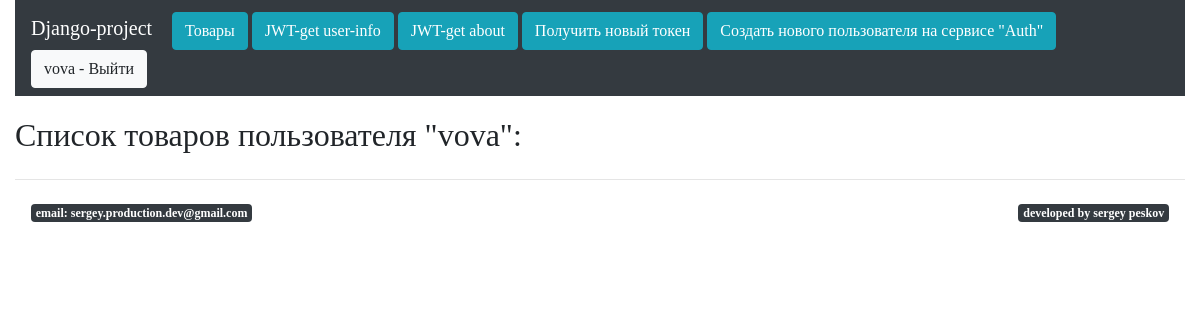
The app's page /product/ofUser/1/, older data.
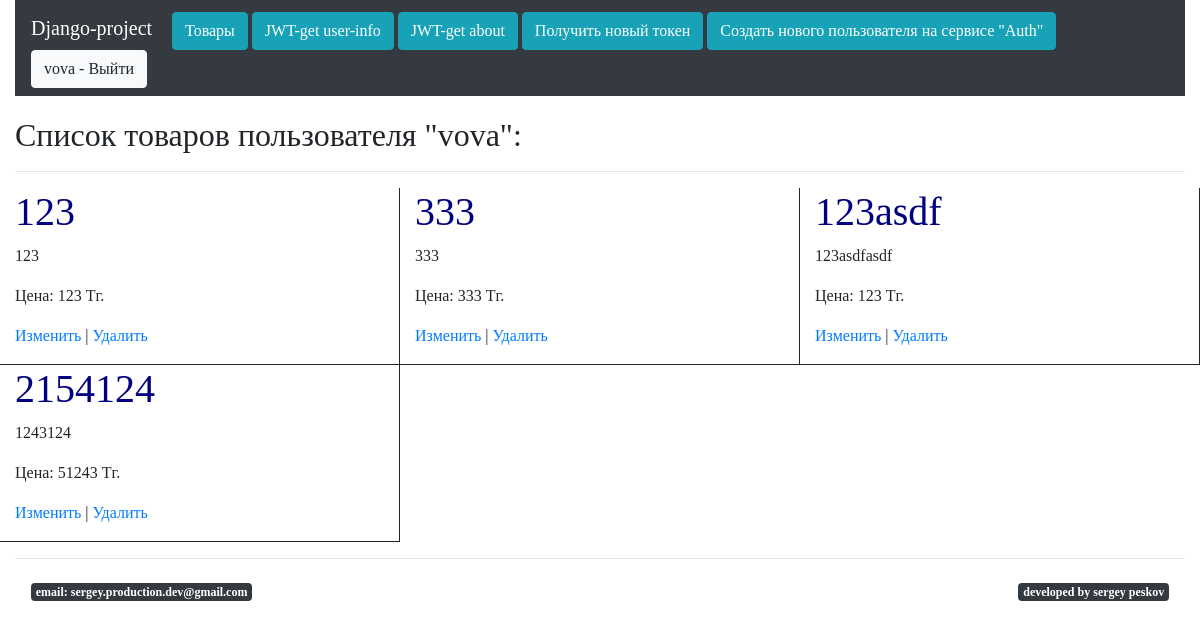
The same page, newer data.
### firstapp/models.py (models this page shows)
class Product(models.Model):
    user = models.ForeignKey(
            settings.AUTH_USER_MODEL,
            on_delete=models.CASCADE)
    name = models.CharField(max_length=20)
    description = models.CharField(max_length=300)
    price = models.IntegerField()

### firstapp/views.py (the view)
# urls.py: path('ofUser/<int:userId>/', views.ofUser),
def ofUser(request, userId):
    user = User.objects.get(id=userId)
    products = user.product_set.all()
    return render(
            request,
            "firstapp/ofUser.html",
            {"products": products, "user": user})

### templates/firstapp/ofUser.html (shortened to what this page needs)
{% extends "layouts/base.html" %}
{% block content %}
<h2>Список товаров пользователя "{{user.username}}":</h2>
{% if products.count > 0 %}
<hr />
    <div class="row">
        {% for product in products %}
        <div class="col-4 product">
            <h1>{{ product.name }}</h1>
            <p>{{ product.description }}</p>
            <p>Цена: {{ product.price }} Тг.</p>
            <p><a href="/product/update/{{ product.id }}">Изменить</a> | <a href="/product/delete/{{ product.id }}">Удалить</a></p>
        </div>
        {% endfor %}
    </div>
{% endif %}
{% endblock content %}

Row changes from the older to the newer data that the page shows:
added Product: name "123", description "123", price "123"
added Product: name "333", description "333", price "333"
added Product: name "123asdf", description "123asdfasdf", price "123"
added Product: name "2154124", description "1243124", price "51243"
